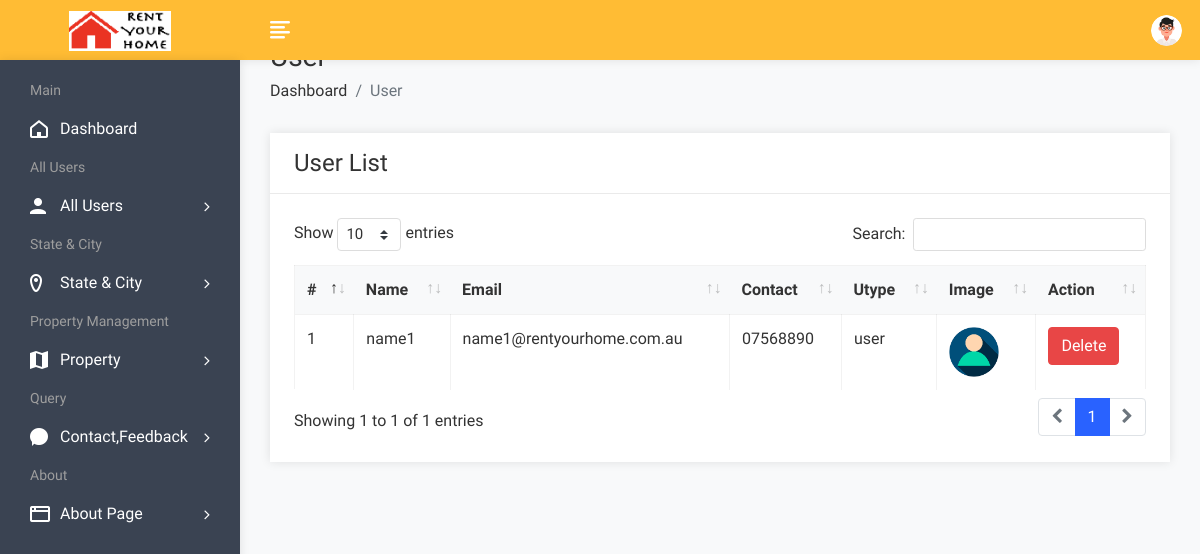
The page /admin/userlist.php (signed in) on the database its author committed.
### tables this page shows
CREATE TABLE `user` (
  `uid` int(50) NOT NULL,
  `uname` varchar(100) NOT NULL,
  `uemail` varchar(100) NOT NULL,
  `uphone` varchar(20) NOT NULL,
  `upass` varchar(50) NOT NULL,
  `utype` varchar(50) NOT NULL,
  `uimage` varchar(300) NOT NULL
);

### admin/userlist.php (the view, shortened to what this page needs)
<!DOCTYPE html>
<html lang="en">
<head>
        <link rel="stylesheet" href="assets/css/bootstrap.min.css">
        <link rel="stylesheet" href="assets/css/font-awesome.min.css">
        <link rel="stylesheet" href="assets/css/feathericon.min.css">
		<link rel="stylesheet" href="assets/plugins/datatables/dataTables.bootstrap4.min.css">
		<link rel="stylesheet" href="assets/plugins/datatables/responsive.bootstrap4.min.css">
		<link rel="stylesheet" href="assets/plugins/datatables/select.bootstrap4.min.css">
		<link rel="stylesheet" href="assets/plugins/datatables/buttons.bootstrap4.min.css">
        <link rel="stylesheet" href="assets/css/style.css">
    </head>
    <body>
				<?php include("header.php"); ?>
            <div class="page-wrapper">
                <div class="content container-fluid">
					<div class="page-header">
						<div class="row">
							<div class="col">
								<h3 class="page-title">User</h3>
								<ul class="breadcrumb">
									<li class="breadcrumb-item"><a href="dashboard.php">Dashboard</a></li>
									<li class="breadcrumb-item active">User</li>
								</ul>
							</div>
						</div>
					</div>
					<div class="row">
						<div class="col-sm-12">
							<div class="card">
								<div class="card-header">
									<h4 class="card-title">User List</h4>
								</div>
								<div class="card-body">
									<table id="basic-datatable" class="table table-bordered table-hover">
                                            <thead>
                                                <tr>
                                                    <th>#</th>
                                                    <th>Name</th>
                                                    <th>Email</th>
                                                    <th>Contact</th>
                                                    <th>Utype</th>
													<th>Image</th>
                                                    <th>Action</th>
                                                </tr>
                                            </thead>
                                            <tbody>
											<?php
												$query=mysqli_query($con,"select * from user where utype='user'");
												$cnt=1;
												while($row=mysqli_fetch_row($query))
													{
											?>
                                                <tr>
                                                    <td><?php echo $cnt; ?></td>
                                                    <td><?php echo $row['1']; ?></td>
                                                    <td><?php echo $row['2']; ?></td>
                                                    <td><?php echo $row['3']; ?></td>
                                                    <td><?php echo $row['5']; ?></td>
													<td><img src="user/<?php echo $row['6']; ?>" height="50px" width="50px"></td>
                                                    <td><a href="userdelete.php?id=<?php echo $row['0']; ?>"><button class="btn btn-danger">Delete</button></a></td>
                                                </tr>
                                                <?php
												$cnt=$cnt+1;
												}
												?>
                                            </tbody>
                                        </table>
								</div>
							</div>
						</div>
					</div>
				</div>
			</div>
    </body>
</html>

### rows shown on the page
user: uname "name1", uemail "name1@rentyourhome.com.au", uphone "07568890", utype "user", uimage (picture)
